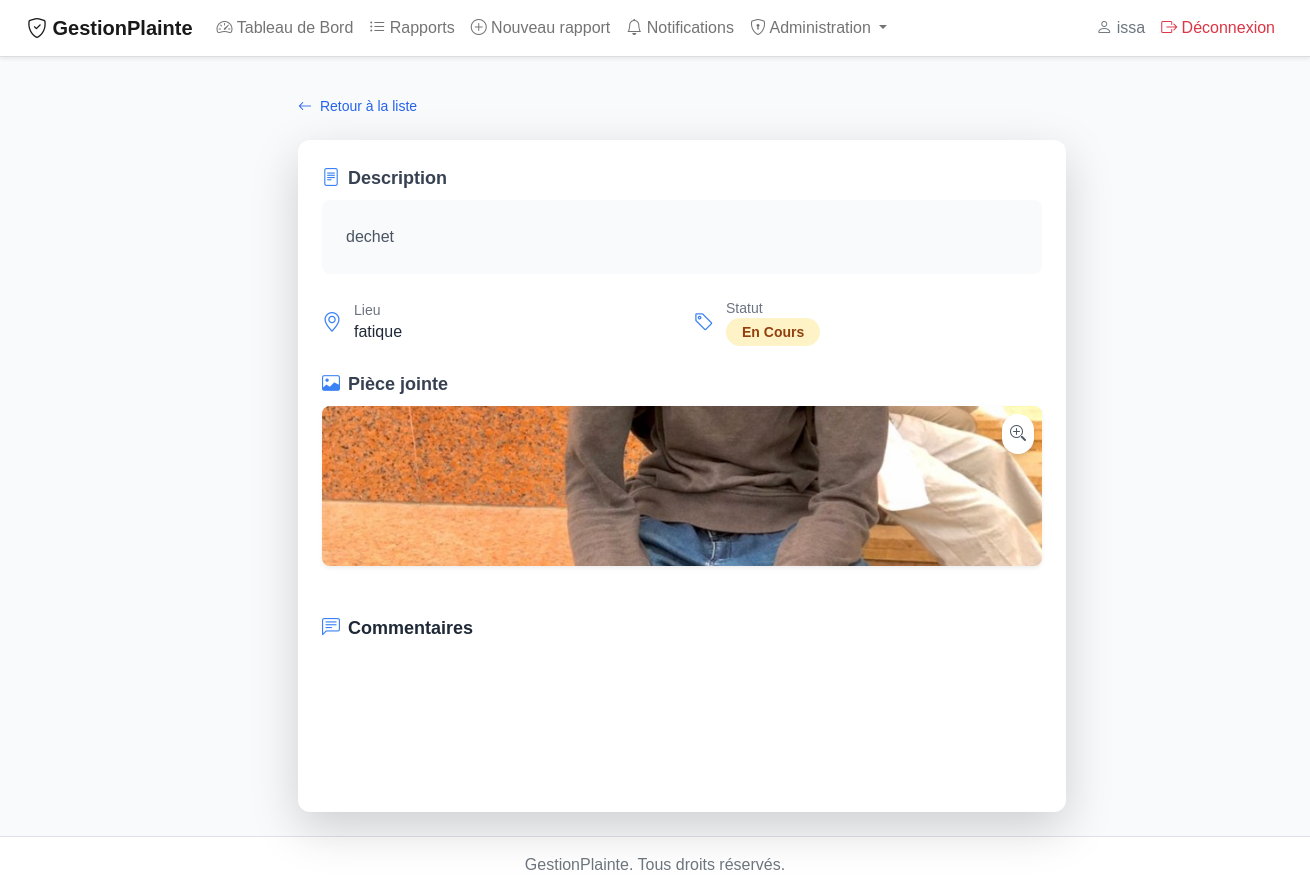
Screenshot of /reports/10/ (signed in) with the database file from the repository.
### plaintes/models.py (models this page shows, shortened)
class User(AbstractUser):
    ROLES = (
        ('citizen', 'Citoyen'),  # Rôle de citoyen
        ('admin', 'Administrateur'),  # Rôle d'administrateur
        ('moderator', 'Modérateur'),  # Rôle de modérateur
    )
    role = models.CharField(max_length=20, choices=ROLES, default='citizen')
    phone_number = models.CharField(max_length=15, blank=True, null=True)

class Report(models.Model):
    PROBLEM_TYPES = (
        ('waste', 'Déchets'),  # Problèmes liés aux déchets
        ('road', 'Routes endommagées'),  # Problèmes de routes
        ('water', 'Coupures d\'eau'),  # Problèmes d'approvisionnement en eau
        ('electricity', 'Problèmes électriques'),  # Problèmes d'électricité
        ('other', 'Autres'),  # Autres types de problèmes
    )
    STATUS_CHOICES = (
        ('received', 'Reçu'),  # Rapport reçu
        ('in_progress', 'En cours'),  # Rapport en cours de traitement
        ('rejected', 'Rejeté'),  # Rapport rejeté
        ('resolved', 'Résolu'),  # Rapport résolu
    )
    user = models.ForeignKey(User, on_delete=models.CASCADE)
    description = models.TextField()
    problem_type = models.CharField(max_length=20, choices=PROBLEM_TYPES, default='other')
    location = models.CharField(max_length=255)
    status = models.CharField(max_length=20, choices=STATUS_CHOICES, default='received')
    created_at = models.DateTimeField(auto_now_add=True)
    updated_at = models.DateTimeField(auto_now=True)
    media = models.FileField(upload_to='reports/', blank=True, null=True)

### plaintes/views.py (the view)
# urls.py: path('reports/<int:report_id>/', views.report_detail, name='report_detail'),
@login_required
def report_detail(request, report_id):
    report = get_object_or_404(Report, id=report_id)  # Récupérer le rapport ou 404 si non trouvé
    if request.user.role != 'admin' and report.user != request.user:
        return redirect('dashboard')  # Redirection si l'utilisateur n'est pas autorisé à voir le rapport
    if request.method == 'POST':
        form = CommentForm(request.POST)  # Création d'un formulaire de commentaire avec les données POST
        if form.is_valid():  # Validation du formulaire
            comment = form.save(commit=False)  # Créer un commentaire sans l'enregistrer
            comment.report = report  # Assigner le rapport au commentaire
            comment.user = request.user  # Assigner l'utilisateur au commentaire
            comment.save()  # Enregistrement du commentaire
            if request.user != report.user:
                Notification.objects.create(
                    user=report.user,
                    report=report,
                    message=f"Nouveau commentaire sur votre rapport de {request.user.username}"
                )
            return redirect('report_detail', report_id=report.id)  # Redirection vers les détails du rapport
    else:
        form = CommentForm()  # Affiche un formulaire vide pour ajouter un commentaire
    context = {
        'report': report,
        'comments': report.comments.all().order_by('-created_at'),  # Récupérer tous les commentaires triés par date
        'form': form
    }
    return render(request, 'plaintes/report_detail.html', context)  # Affiche les détails du rapport

### plaintes/templates/plaintes/report_detail.html (shortened to what this page needs)
{% extends 'plaintes/pricipal.html' %}
{% load static %}
{% block content %}
<div class="w-screen flex flex-col" style="height: calc(100vh - 60px);">
    <div class="flex-1 flex flex-col px-4">
        <div class="flex justify-between items-center mb-4 pt-6 max-w-3xl mx-auto w-full">
            <a href="{% url 'report_list' %}" class="text-blue-600 hover:underline text-sm font-medium">
                <i class="bi bi-arrow-left me-1"></i> Retour à la liste
            </a>
        </div>
        <div class="bg-white shadow-lg rounded-xl overflow-hidden flex-1 flex flex-col max-w-3xl mx-auto w-full">
            <div class="p-6 flex-1 flex flex-col">
                <div class="mb-4">
                    <h3 class="text-lg font-semibold text-gray-700 mb-2 flex items-center">
                        <i class="bi bi-file-text text-blue-500 mr-2"></i> Description
                    </h3>
                    <p class="text-gray-600 leading-relaxed bg-gray-50 p-4 rounded-lg line-clamp-3">{{ report.description }}</p>
                </div>
                <div class="grid grid-cols-1 md:grid-cols-2 gap-4 mb-4">
                    <div class="flex items-center">
                        <i class="bi bi-geo-alt text-blue-500 mr-3 text-xl"></i>
                        <div>
                            <span class="text-sm font-medium text-gray-500 block">Lieu</span>
                            <p class="text-gray-800 font-medium line-clamp-1">{{ report.location }}</p>
                        </div>
                    </div>
                    <div class="flex items-center">
                        <i class="bi bi-tag text-blue-500 mr-3 text-xl"></i>
                        <div>
                            <span class="text-sm font-medium text-gray-500 block">Statut</span>
                            <span class="badge inline-block px-3 py-1 text-sm font-semibold rounded-full transition-all duration-200 hover:scale-105
                                {% if report.status == 'resolved' %}bg-green-100 text-green-800
                                {% elif report.status == 'in_progress' %}bg-yellow-100 text-yellow-800
                                {% elif report.status == 'rejected' %}bg-red-100 text-red-800
                                {% else %}bg-blue-100 text-blue-800{% endif %}">
                                {{ report.get_status_display|default:report.status|title }}
                            </span>
                        </div>
                    </div>
                </div>
                {% if report.media %}
                <div class="mb-4">
                    <h3 class="text-lg font-semibold text-gray-700 mb-2 flex items-center">
                        <i class="bi bi-image text-blue-500 mr-2"></i> Pièce jointe
                    </h3>
                    <div class="relative">
                        <img src="{{ report.media.url }}" class="w-full h-40 object-cover rounded-lg shadow-sm" alt="Pièce jointe de la plainte">
                        <a href="{{ report.media.url }}" target="_blank" class="absolute top-2 right-2 bg-white p-2 rounded-full shadow-md hover:bg-gray-100 transition-all duration-200">
                            <i class="bi bi-zoom-in text-gray-600"></i>
                        </a>
                    </div>
                </div>
                {% endif %}
                <div class="mt-4 flex-1 flex flex-col">
                    <h3 class="text-lg font-bold text-gray-800 mb-2 flex items-center">
                        <i class="bi bi-chat-left-text text-blue-500 mr-2"></i> Commentaires
                    </h3>
                    <div class="flex-1 overflow-y-auto space-y-3 max-h-30">
                    </div>
                </div>
            </div>
        </div>
    </div>
</div>
{% endblock %}

### plaintes/templates/plaintes/pricipal.html (shortened to what this page needs)
{% load static %}
<!DOCTYPE html>
<html lang="fr">
<head>
    <link href="https://cdn.jsdelivr.net/npm/bootstrap@5.1.3/dist/css/bootstrap.min.css" rel="stylesheet">
    <link rel="stylesheet" href="https://cdn.jsdelivr.net/npm/bootstrap-icons@1.11.1/font/bootstrap-icons.css">
    <link href="https://cdn.jsdelivr.net/npm/tailwindcss@2.2.19/dist/tailwind.min.css" rel="stylesheet">
    <link rel="stylesheet" href="{% static 'plaintes/css/style.css' %}">
</head>
<body class="min-h-screen bg-gray-50">
    <nav style="position: fixed;width: 100%;top:0;z-index: 10" class="navbar navbar-expand-lg navbar-light bg-white shadow-sm">
        <div class="container">
            <a class="navbar-brand font-bold text-blue-600" href="{% url 'home' %}">
                <i class="bi bi-shield-check"></i> GestionPlainte
            </a>
            <div class="collapse navbar-collapse" id="navbarNav">
                <ul class="navbar-nav me-auto">
                    {% if user.is_authenticated %}
                        {% if user.is_staff %}
                            <li class="nav-item">
                                <a class="nav-link" href="{% url 'tableau_de_bord_admin' %}">
                                    <i class="bi bi-speedometer2"></i> Tableau de Bord
                                </a>
                            </li>
                        {% else %}
                            <li class="nav-item">
                                <a class="nav-link" href="{% url 'tableau_de_bord_citoyen' %}">
                                    <i class="bi bi-person-workspace"></i> Mon Tableau de Bord
                                </a>
                            </li>
                        {% endif %}
                        <li class="nav-item">
                            <a class="nav-link" href="{% url 'report_list' %}">
                                <i class="bi bi-list-ul"></i> Rapports
                            </a>
                        </li>
                        <li class="nav-item">
                            <a class="nav-link" href="{% url 'create_report' %}">
                                <i class="bi bi-plus-circle"></i> Nouveau rapport
                            </a>
                        </li>
                        <li class="nav-item">
                            <a class="nav-link position-relative" href="{% url 'notification_list' %}">
                                <i class="bi bi-bell"></i> Notifications
                            </a>
                        </li>
                        {% if user.role == 'admin' %}
                            <li class="nav-item dropdown">
                                <a class="nav-link dropdown-toggle" href="#" id="adminDropdown" role="button" data-bs-toggle="dropdown">
                                    <i class="bi bi-shield-lock"></i> Administration
                                </a>
                            </li>
                        {% endif %}
                    {% endif %}
                </ul>
                <ul  class="navbar-nav">
                    {% if user.is_authenticated %}
                        <li class="nav-item">
                            <span class="nav-link text-muted">
                                <i class="bi bi-person"></i> {{ user.username }}
                            </span>
                        </li>
                        <li class="nav-item">
                            <form method="POST" action="{% url 'logout' %}" class="d-inline">
                                <button type="submit" class="nav-link text-danger">
                                    <i class="bi bi-box-arrow-right"></i> Déconnexion
                                </button>
                            </form>
                        </li>
                    {% endif %}
                </ul>
            </div>
        </div>
    </nav>
    <main class="container py-4 mt-5">
        {% block content %}{% endblock %}
    </main>
    <footer class="footer mt-auto py-3 bg-white border-top">
        <div class="container text-center">
            <span class="text-muted">  GestionPlainte. Tous droits réservés.</span>
        </div>
    </footer>
</body>
</html>

### plaintes/static/plaintes/css/style.css (style rules this page uses)
body { background-color: #f0f2f5; font-family: 'Helvetica', sans-serif; }
.navbar { border-bottom: 1px solid #ddd; }

### plaintes/templates/plaintes/report_detail.html (style rules this page uses)
html, body { margin: 0; padding: 0; height: 100%; }
.badge { transition: all 0.3s ease; }
.bi { transition: color 0.3s ease; }
.line-clamp-1 { display: -webkit-box; -webkit-line-clamp: 1; -webkit-box-orient: vertical; overflow: hidden; }
.line-clamp-3 { display: -webkit-box; -webkit-line-clamp: 3; -webkit-box-orient: vertical; overflow: hidden; }

### rows the page displays
User: username "issa"
Report: description "dechet", location "fatique", status "En Cours", media (picture)
